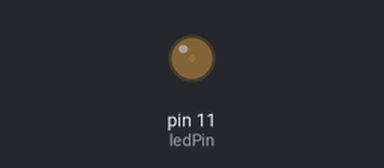
This sketch was run on a simulated Arduino Uno, built with avr-gcc and run on an emulated ATmega328P. Shown: output pins drawn as LEDs (lit = HIGH).

Above: at 0.05 s.
At 0.95 s:
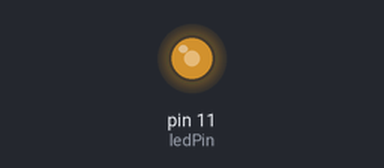
At 1.4 s:
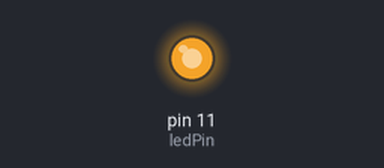
At 2.75 s:
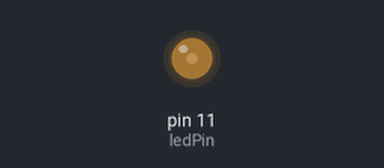
Timing chart, 0 to 7.2 s (numbered marks = the images above):
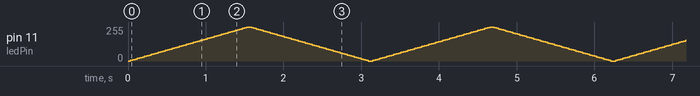

The sketch:

BreathingLight.ino
```cpp
/*
 * 呼吸灯实验
 */

int ledPin = 11;

void setup() {
  // put your setup code here, to run once:
  pinMode(ledPin,OUTPUT);
}

void loop(){
  //LED逐渐变亮
  for(int fadeValue = 0; fadeValue <= 255; fadeValue += 5){
    analogWrite(ledPin,fadeValue);
    delay(30);
  }
//LED逐渐变暗
  for(int fadeValue = 255; fadeValue >=0;fadeValue -=5){
    analogWrite(ledPin,fadeValue);
    delay(30);
  }
}
```
